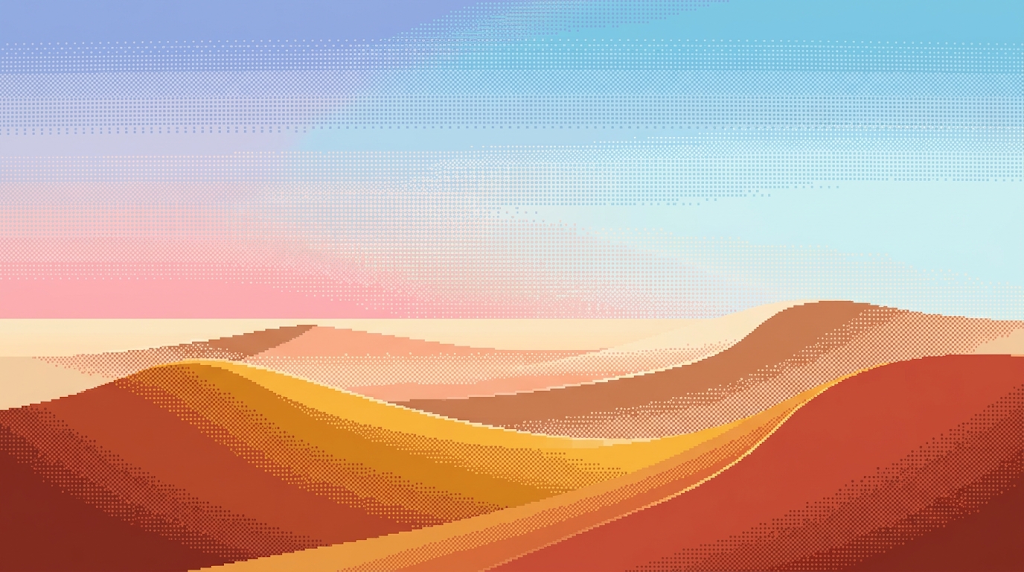
#> input picture image.png, 1024 x 572 px; its folder holds only this picture in this run
$ python -i create_brownie_theme.py   (imports and definitions only)
#> lines starting #> are read from the running program, lines starting #| are printed output that depends on the picture
#> further down, picture is the input picture: PIL image 1024x572 RGB; mean R, G, B 195.5, 166.2, 156.8
import os
import shutil
from PIL import Image

def colorize_to_chocolate(im):
    # Convert image to RGBA
    orig_mode = im.mode
#> orig_mode = 'RGB'
    im_rgba = im.convert("RGBA")
    r_ch, g_ch, b_ch, a_ch = im_rgba.split()
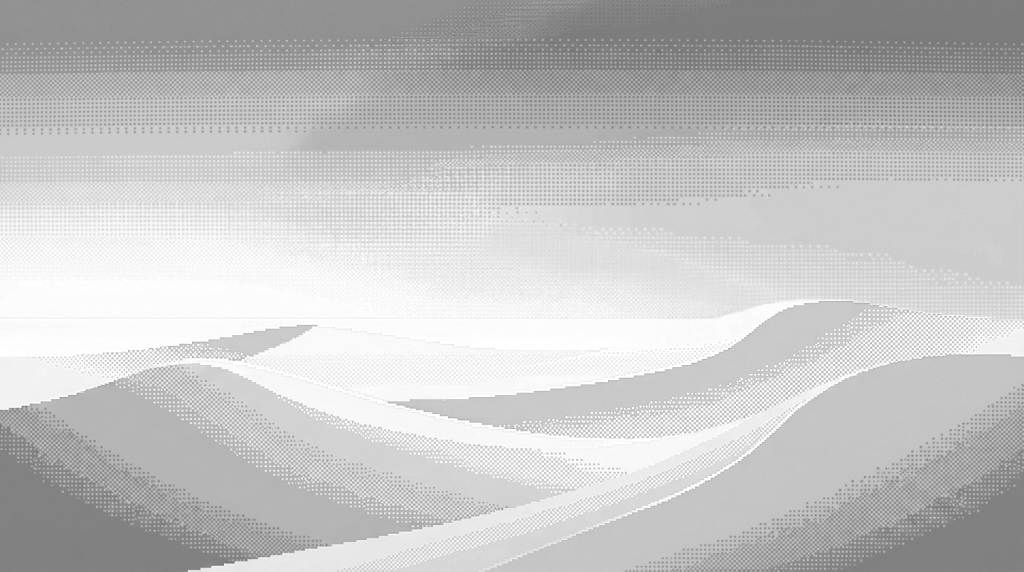
#> r_ch: PIL image 1024x572 L; min 109, max 255, mean 195.5
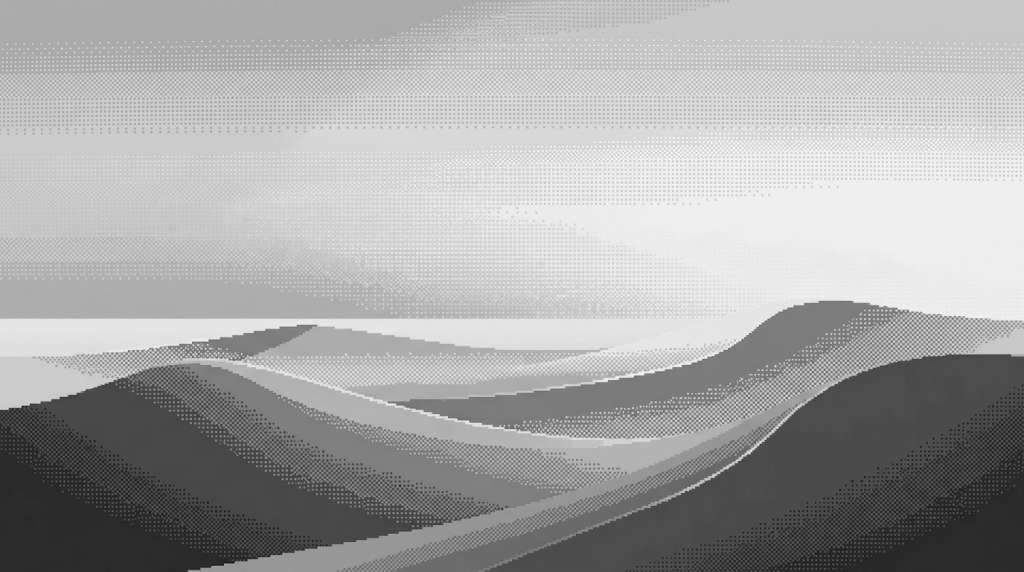
#> g_ch: PIL image 1024x572 L; min 4, max 255, mean 166.2
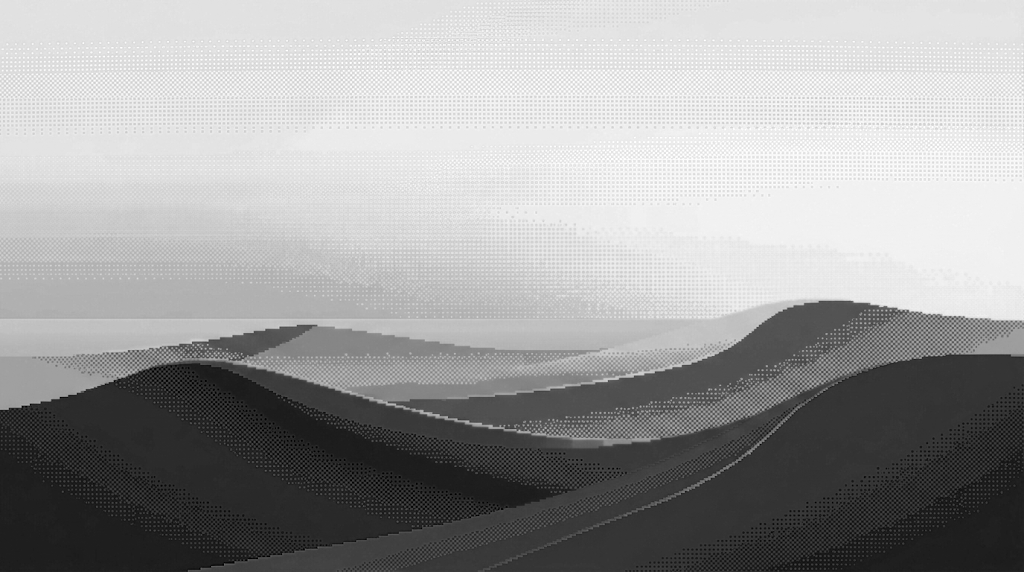
#> b_ch: PIL image 1024x572 L; min 0, max 255, mean 156.8
#> a_ch: PIL image 1024x572 L; every value is 255

    # Calculate luminance of each pixel
    # Map luminance 0..255 to a chocolate ramp:
    # 0 (darkest):   RGB(42, 24, 15)   (deep dark chocolate)
    # 64 (dark mid): RGB(78, 46, 29)   (mocha)
    # 128 (mid):     RGB(120, 80, 55)  (milk chocolate)
    # 192 (light):   RGB(195, 172, 150)(caramel / latte)
    # 255 (white):   RGB(250, 246, 240)(cream / white)

    ramp = []
    for i in range(256):
        t = i / 255.0
        if t < 0.25:
            # 0.0 to 0.25: (42, 24, 15) to (78, 46, 29)
            k = t / 0.25
            r = int(42 + (78 - 42) * k)
            g = int(24 + (46 - 24) * k)
            b = int(15 + (29 - 15) * k)
        elif t < 0.50:
            # 0.25 to 0.50: (78, 46, 29) to (120, 80, 55)
            k = (t - 0.25) / 0.25
            r = int(78 + (120 - 78) * k)
            g = int(46 + (80 - 46) * k)
            b = int(29 + (55 - 29) * k)
        elif t < 0.75:
            # 0.50 to 0.75: (120, 80, 55) to (195, 172, 150)
            k = (t - 0.50) / 0.25
            r = int(120 + (195 - 120) * k)
            g = int(80 + (172 - 80) * k)
            b = int(55 + (150 - 55) * k)
        else:
            # 0.75 to 1.00: (195, 172, 150) to (250, 246, 240)
            k = (t - 0.75) / 0.25
            r = int(195 + (250 - 195) * k)
            g = int(172 + (246 - 172) * k)
            b = int(150 + (240 - 150) * k)
        ramp.append((r, g, b))

    out = Image.new("RGBA", im.size)
#> out: PIL image 1024x572 RGBA; every value is 0
    out_pixels = out.load()
    in_pixels = im_rgba.load()

    w, h = im.size
#> w = 1024; h = 572
    for y in range(h):
        for x in range(w):
            r, g, b, a = in_pixels[x, y]
            if a == 0:
                out_pixels[x, y] = (0, 0, 0, 0)
                continue
            lum = int(0.299 * r + 0.587 * g + 0.114 * b)
            cr, cg, cb = ramp[lum]
            out_pixels[x, y] = (cr, cg, cb, a)

    if orig_mode == "RGB":
        return out.convert("RGB")
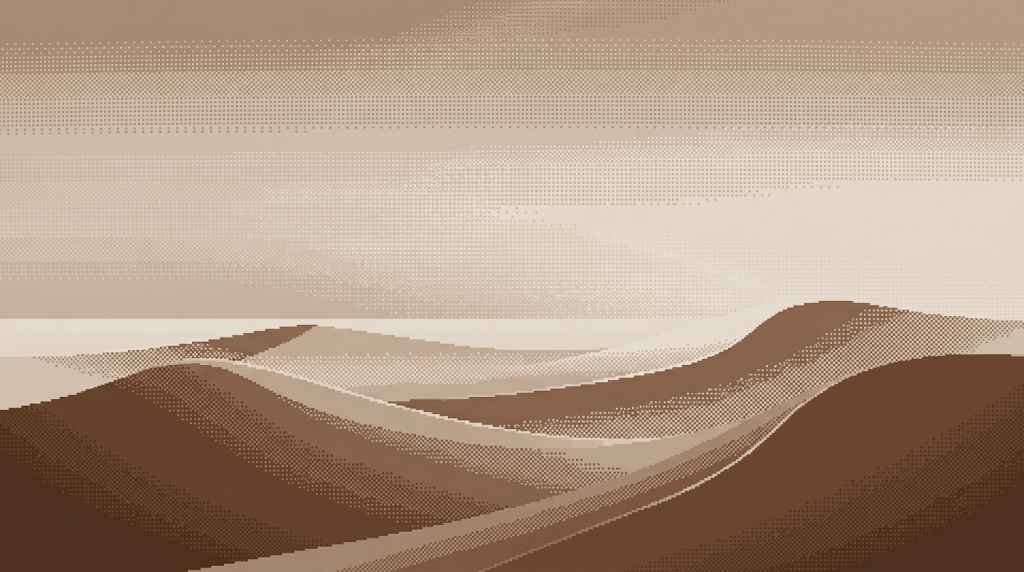
#> returned value: PIL image 1024x572 RGB; mean R, G, B 173.9, 149.4, 130.1
    elif orig_mode == "P":
        return out.convert("RGB").quantize(colors=256)
    return out

# [92 lines left out: function create_brownie_theme, not called in this run]

# [2 lines not run here, left out]

>>> from PIL import Image
>>> picture = Image.open('../image.png')
>>> result = colorize_to_chocolate(picture)
